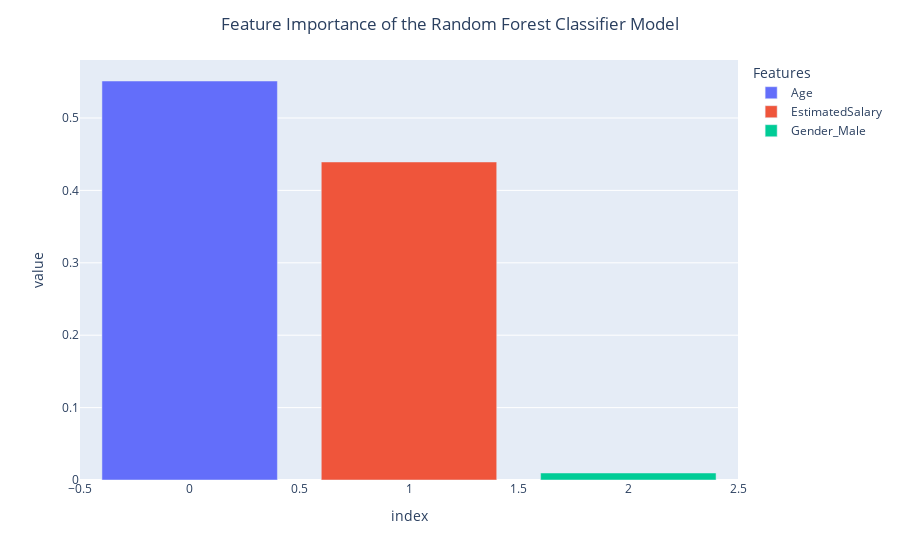

This figure's notebook cell:
### Code cell
# Create figure in order to store the b
fig = px.bar(df_importances, # Use the filtered dataframe
             color = 'Features'
            )

# Update Layout
fig.update_layout(xaxis={'categoryorder':'total descending'}, # Set in descending order
                  title_text = 'Feature Importance of the Random Forest Classifier Model', # Set title 
                  title_x = 0.5 # Set title alignment
                 
                 )


# Display the figure create
fig.show()

### Figure 1 — Plotly figure (JSON) as saved in the notebook; plotly's stock layout.template omitted (floating-point values rounded to 4 significant figures)
{"data": [{"alignmentgroup": "True", "hovertemplate": "Features=Age<br>index=%{x}<br>value=%{y}<extra></extra>", "legendgroup": "Age", "marker": {"color": "#636efa", "pattern": {"shape": ""}}, "name": "Age", "offsetgroup": "Age", "orientation": "v", "showlegend": true, "textposition": "auto", "type": "bar", "x": [0], "xaxis": "x", "y": [0.5511], "yaxis": "y"}, {"alignmentgroup": "True", "hovertemplate": "Features=EstimatedSalary<br>index=%{x}<br>value=%{y}<extra></extra>", "legendgroup": "EstimatedSalary", "marker": {"color": "#EF553B", "pattern": {"shape": ""}}, "name": "EstimatedSalary", "offsetgroup": "EstimatedSalary", "orientation": "v", "showlegend": true, "textposition": "auto", "type": "bar", "x": [1], "xaxis": "x", "y": [0.4392], "yaxis": "y"}, {"alignmentgroup": "True", "hovertemplate": "Features=Gender_Male<br>index=%{x}<br>value=%{y}<extra></extra>", "legendgroup": "Gender_Male", "marker": {"color": "#00cc96", "pattern": {"shape": ""}}, "name": "Gender_Male", "offsetgroup": "Gender_Male", "orientation": "v", "showlegend": true, "textposition": "auto", "type": "bar", "x": [2], "xaxis": "x", "y": [0.009687], "yaxis": "y"}], "layout": {"barmode": "relative", "legend": {"title": {"text": "Features"}, "tracegroupgap": 0}, "margin": {"t": 60}, "title": {"text": "Feature Importance of the Random Forest Classifier Model", "x": 0.5}, "xaxis": {"anchor": "y", "categoryorder": "total descending", "domain": [0, 1], "title": {"text": "index"}}, "yaxis": {"anchor": "x", "domain": [0, 1], "title": {"text": "value"}}}}
